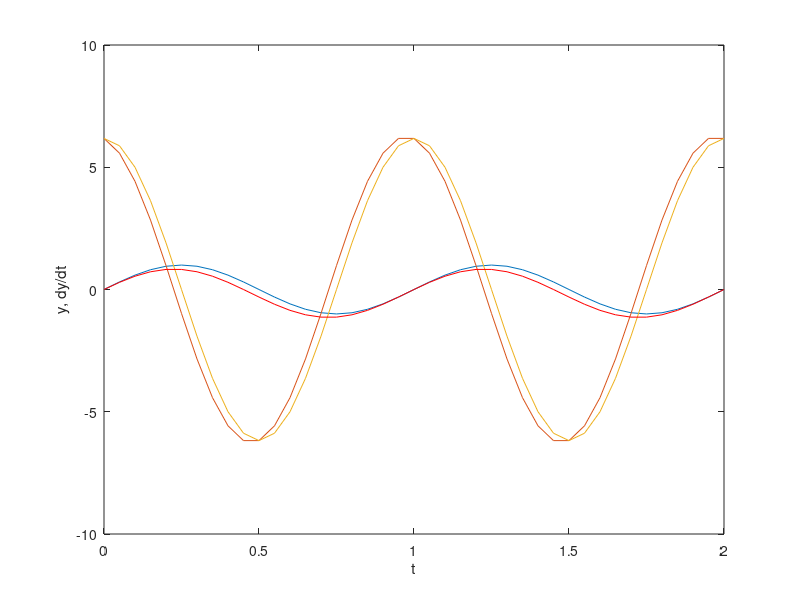

The MATLAB script that drew this image:
clc
clear all
close all

dt = 0.05;
t = (0:dt:2)';
y = sin(2*pi*t);
plot(t,y);
hold on;
xlabel('t');
ylabel('y, dy/dt')

% dy/dt - first option:
dydt1 = gradient(y)/dt;
% dy/dt - second option:
dydt = diff(y)./diff(t);
dydt(length(t)) = dydt(end); % duplicate last term dy/dt
plot(t,dydt,t,dydt1)

% integrate:
ynew = cumtrapz(t,dydt);
plot(t,ynew,'r')

err1 = mean(ynew-y)
err2 = mean(abs(ynew-y))
err3 = mean((ynew-y).^2)
